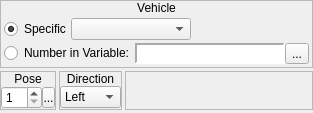
        <widget class="QWidget" name="wVehicle">
         <layout class="QVBoxLayout" name="verticalLayout_33">
          <property name="spacing">
           <number>3</number>
          </property>
          <property name="margin">
           <number>0</number>
          </property>
          <item>
           <widget class="QFrame" name="frame_21">
            <property name="frameShape">
             <enum>QFrame::StyledPanel</enum>
            </property>
            <property name="frameShadow">
             <enum>QFrame::Raised</enum>
            </property>
            <layout class="QVBoxLayout" name="verticalLayout_31">
             <property name="spacing">
              <number>0</number>
             </property>
             <property name="margin">
              <number>0</number>
             </property>
             <item>
              <widget class="QLabel" name="label_18">
               <property name="sizePolicy">
                <sizepolicy hsizetype="Preferred" vsizetype="Fixed">
                 <horstretch>0</horstretch>
                 <verstretch>0</verstretch>
                </sizepolicy>
               </property>
               <property name="text">
                <string>Vehicle</string>
               </property>
               <property name="alignment">
                <set>Qt::AlignCenter</set>
               </property>
              </widget>
             </item>
             <item>
              <widget class="QWidget" name="widget_35" native="true">
               <layout class="QVBoxLayout" name="verticalLayout_30">
                <property name="spacing">
                 <number>3</number>
                </property>
                <property name="margin">
                 <number>3</number>
                </property>
                <item>
                 <widget class="QWidget" name="widget_41" native="true">
                  <layout class="QHBoxLayout" name="horizontalLayout_22">
                   <property name="spacing">
                    <number>0</number>
                   </property>
                   <property name="margin">
                    <number>0</number>
                   </property>
                   <item>
                    <widget class="QRadioButton" name="rbVehicle_Specific">
                     <property name="sizePolicy">
                      <sizepolicy hsizetype="Fixed" vsizetype="Fixed">
                       <horstretch>0</horstretch>
                       <verstretch>0</verstretch>
                      </sizepolicy>
                     </property>
                     <property name="text">
                      <string>Specific</string>
                     </property>
                     <property name="checked">
                      <bool>true</bool>
                     </property>
                    </widget>
                   </item>
                   <item>
                    <widget class="QComboBox" name="cboxVehicle">
                     <property name="minimumSize">
                      <size>
                       <width>120</width>
                       <height>0</height>
                      </size>
                     </property>
                     <property name="maximumSize">
                      <size>
                       <width>120</width>
                       <height>16777215</height>
                      </size>
                     </property>
                    </widget>
                   </item>
                   <item>
                    <spacer name="horizontalSpacer_10">
                     <property name="orientation">
                      <enum>Qt::Horizontal</enum>
                     </property>
                     <property name="sizeHint" stdset="0">
                      <size>
                       <width>40</width>
                       <height>20</height>
                      </size>
                     </property>
                    </spacer>
                   </item>
                  </layout>
                 </widget>
                </item>
                <item>
                 <widget class="QWidget" name="widget_42" native="true">
                  <layout class="QHBoxLayout" name="horizontalLayout_38">
                   <property name="spacing">
                    <number>0</number>
                   </property>
                   <property name="margin">
                    <number>0</number>
                   </property>
                   <item>
                    <widget class="QRadioButton" name="rbVehicle_Variable">
                     <property name="sizePolicy">
                      <sizepolicy hsizetype="Fixed" vsizetype="Fixed">
                       <horstretch>0</horstretch>
                       <verstretch>0</verstretch>
                      </sizepolicy>
                     </property>
                     <property name="text">
                      <string>Number in Variable:</string>
                     </property>
                    </widget>
                   </item>
                   <item>
                    <widget class="QWidget" name="wVehicle_Variable" native="true">
                     <layout class="QHBoxLayout" name="horizontalLayout_31">
                      <property name="spacing">
                       <number>0</number>
                      </property>
                      <property name="margin">
                       <number>0</number>
                      </property>
                      <item>
                       <widget class="QLabel" name="lblVehicle_Variable">
                        <property name="sizePolicy">
                         <sizepolicy hsizetype="Preferred" vsizetype="Preferred">
                          <horstretch>0</horstretch>
                          <verstretch>0</verstretch>
                         </sizepolicy>
                        </property>
                        <property name="minimumSize">
                         <size>
                          <width>150</width>
                          <height>0</height>
                         </size>
                        </property>
                        <property name="font">
                         <font>
                          <family>Monospace</family>
                         </font>
                        </property>
                        <property name="styleSheet">
                         <string notr="true">background-color: palette(base);</string>
                        </property>
                        <property name="frameShape">
                         <enum>QFrame::Panel</enum>
                        </property>
                        <property name="frameShadow">
                         <enum>QFrame::Sunken</enum>
                        </property>
                        <property name="lineWidth">
                         <number>2</number>
                        </property>
                        <property name="text">
                         <string/>
                        </property>
                       </widget>
                      </item>
                      <item>
                       <widget class="QToolButton" name="bVehicle_BrowseVariables">
                        <property name="text">
                         <string>...</string>
                        </property>
                        <property name="icon">
                         <iconset resource="gui_icons.qrc">
                          <normaloff>:/icons/fileopen.png</normaloff>:/icons/fileopen.png</iconset>
                        </property>
                       </widget>
                      </item>
                     </layout>
                    </widget>
                   </item>
                  </layout>
                 </widget>
                </item>
               </layout>
              </widget>
             </item>
            </layout>
           </widget>
          </item>
          <item>
           <widget class="QWidget" name="widget_44" native="true">
            <layout class="QHBoxLayout" name="horizontalLayout_32">
             <property name="spacing">
              <number>3</number>
             </property>
             <property name="margin">
              <number>0</number>
             </property>
             <item>
              <widget class="QFrame" name="frmClassPose_2">
               <property name="sizePolicy">
                <sizepolicy hsizetype="Fixed" vsizetype="Preferred">
                 <horstretch>0</horstretch>
                 <verstretch>0</verstretch>
                </sizepolicy>
               </property>
               <property name="frameShape">
                <enum>QFrame::StyledPanel</enum>
               </property>
               <property name="frameShadow">
                <enum>QFrame::Raised</enum>
               </property>
               <layout class="QVBoxLayout" name="verticalLayout_39">
                <property name="spacing">
                 <number>0</number>
                </property>
                <property name="margin">
                 <number>0</number>
                </property>
                <item>
                 <widget class="QLabel" name="label_25">
                  <property name="sizePolicy">
                   <sizepolicy hsizetype="Preferred" vsizetype="Fixed">
                    <horstretch>0</horstretch>
                    <verstretch>0</verstretch>
                   </sizepolicy>
                  </property>
                  <property name="text">
                   <string>Pose</string>
                  </property>
                  <property name="alignment">
                   <set>Qt::AlignCenter</set>
                  </property>
                 </widget>
                </item>
                <item>
                 <widget class="QWidget" name="widget_45" native="true">
                  <layout class="QHBoxLayout" name="horizontalLayout_39">
                   <property name="spacing">
                    <number>0</number>
                   </property>
                   <property name="margin">
                    <number>0</number>
                   </property>
                   <item>
                    <widget class="QSpinBox" name="sbVehiclePose">
                     <property name="accelerated">
                      <bool>true</bool>
                     </property>
                     <property name="minimum">
                      <number>1</number>
                     </property>
                     <property name="maximum">
                      <number>32</number>
                     </property>
                    </widget>
                   </item>
                   <item>
                    <widget class="SpinBoxSideButton" name="bVehiclePoseSideButton">
                     <property name="minimumSize">
                      <size>
                       <width>13</width>
                       <height>21</height>
                      </size>
                     </property>
                     <property name="maximumSize">
                      <size>
                       <width>13</width>
                       <height>21</height>
                      </size>
                     </property>
                     <property name="text">
                      <string>...</string>
                     </property>
                     <property name="icon">
                      <iconset resource="gui_icons.qrc">
                       <normaloff>:/icons/spinBoxSideButton.png</normaloff>:/icons/spinBoxSideButton.png</iconset>
                     </property>
                     <property name="iconSize">
                      <size>
                       <width>8</width>
                       <height>16</height>
                      </size>
                     </property>
                    </widget>
                   </item>
                  </layout>
                 </widget>
                </item>
               </layout>
              </widget>
             </item>
             <item>
              <widget class="QFrame" name="frmVehicleDirection">
               <property name="sizePolicy">
                <sizepolicy hsizetype="Fixed" vsizetype="Preferred">
                 <horstretch>0</horstretch>
                 <verstretch>0</verstretch>
                </sizepolicy>
               </property>
               <property name="frameShape">
                <enum>QFrame::StyledPanel</enum>
               </property>
               <property name="frameShadow">
                <enum>QFrame::Raised</enum>
               </property>
               <layout class="QVBoxLayout" name="verticalLayout_40">
                <property name="spacing">
                 <number>0</number>
                </property>
                <property name="margin">
                 <number>0</number>
                </property>
                <item>
                 <widget class="QLabel" name="label_26">
                  <property name="sizePolicy">
                   <sizepolicy hsizetype="Preferred" vsizetype="Fixed">
                    <horstretch>0</horstretch>
                    <verstretch>0</verstretch>
                   </sizepolicy>
                  </property>
                  <property name="text">
                   <string>Direction</string>
                  </property>
                  <property name="alignment">
                   <set>Qt::AlignCenter</set>
                  </property>
                 </widget>
                </item>
                <item>
                 <widget class="QWidget" name="widget_46" native="true">
                  <layout class="QHBoxLayout" name="horizontalLayout_46">
                   <property name="spacing">
                    <number>0</number>
                   </property>
                   <property name="margin">
                    <number>0</number>
                   </property>
                   <item>
                    <widget class="QComboBox" name="cboxVehicle_Direction">
                     <item>
                      <property name="text">
                       <string>Left</string>
                      </property>
                     </item>
                     <item>
                      <property name="text">
                       <string>Right</string>
                      </property>
                     </item>
                     <item>
                      <property name="text">
                       <string>Up</string>
                      </property>
                     </item>
                     <item>
                      <property name="text">
                       <string>Down</string>
                      </property>
                     </item>
                    </widget>
                   </item>
                  </layout>
                 </widget>
                </item>
               </layout>
              </widget>
             </item>
             <item>
              <widget class="QFrame" name="frame_23">
               <property name="frameShape">
                <enum>QFrame::StyledPanel</enum>
               </property>
               <property name="frameShadow">
                <enum>QFrame::Raised</enum>
               </property>
              </widget>
             </item>
            </layout>
           </widget>
          </item>
          <item>
           <widget class="QFrame" name="frame_24">
            <property name="sizePolicy">
             <sizepolicy hsizetype="Preferred" vsizetype="Expanding">
              <horstretch>0</horstretch>
              <verstretch>0</verstretch>
             </sizepolicy>
            </property>
            <property name="frameShape">
             <enum>QFrame::StyledPanel</enum>
            </property>
            <property name="frameShadow">
             <enum>QFrame::Raised</enum>
            </property>
           </widget>
          </item>
         </layout>
        </widget>
